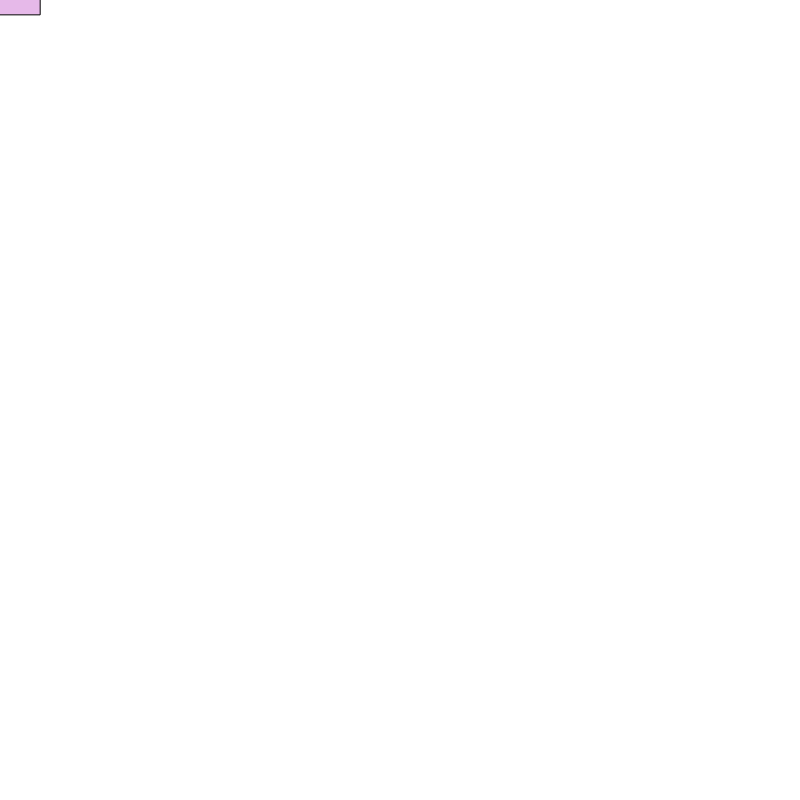
Frame 1 (no input)
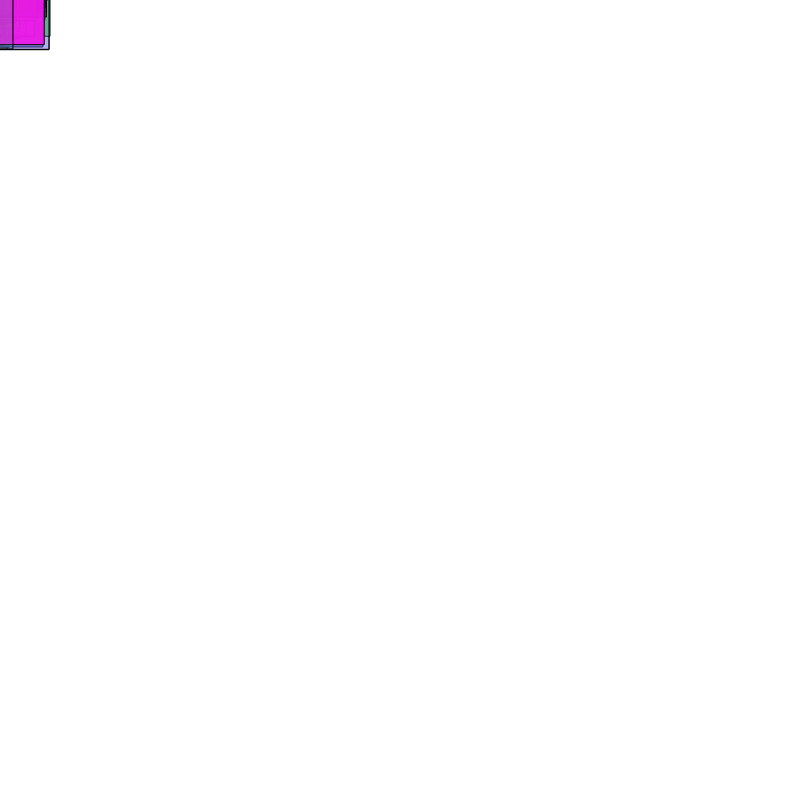
Frame 60 (no input)
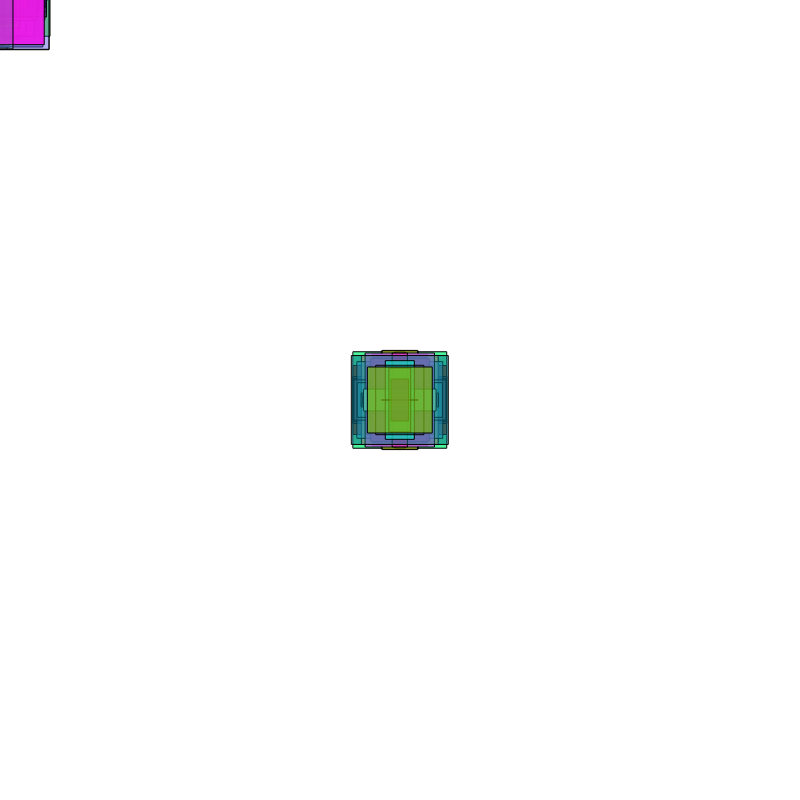
Frame 120 (the mouse pressed at the canvas centre since frame 60)

The p5.js sketch that drew these frames (run headless with seeded random() and noise() and a simulated clock; from frame 60 on, the mouse is pressed at the canvas centre):

// p5.js sketch
// ── sketch.js
function setup() {
createCanvas(800,800);
rectMode(CENTER);
}

function draw() {
fill(random(255),random(255), random(255), random(255));
rect(mouseX, mouseY,random(100),random(100));
}
